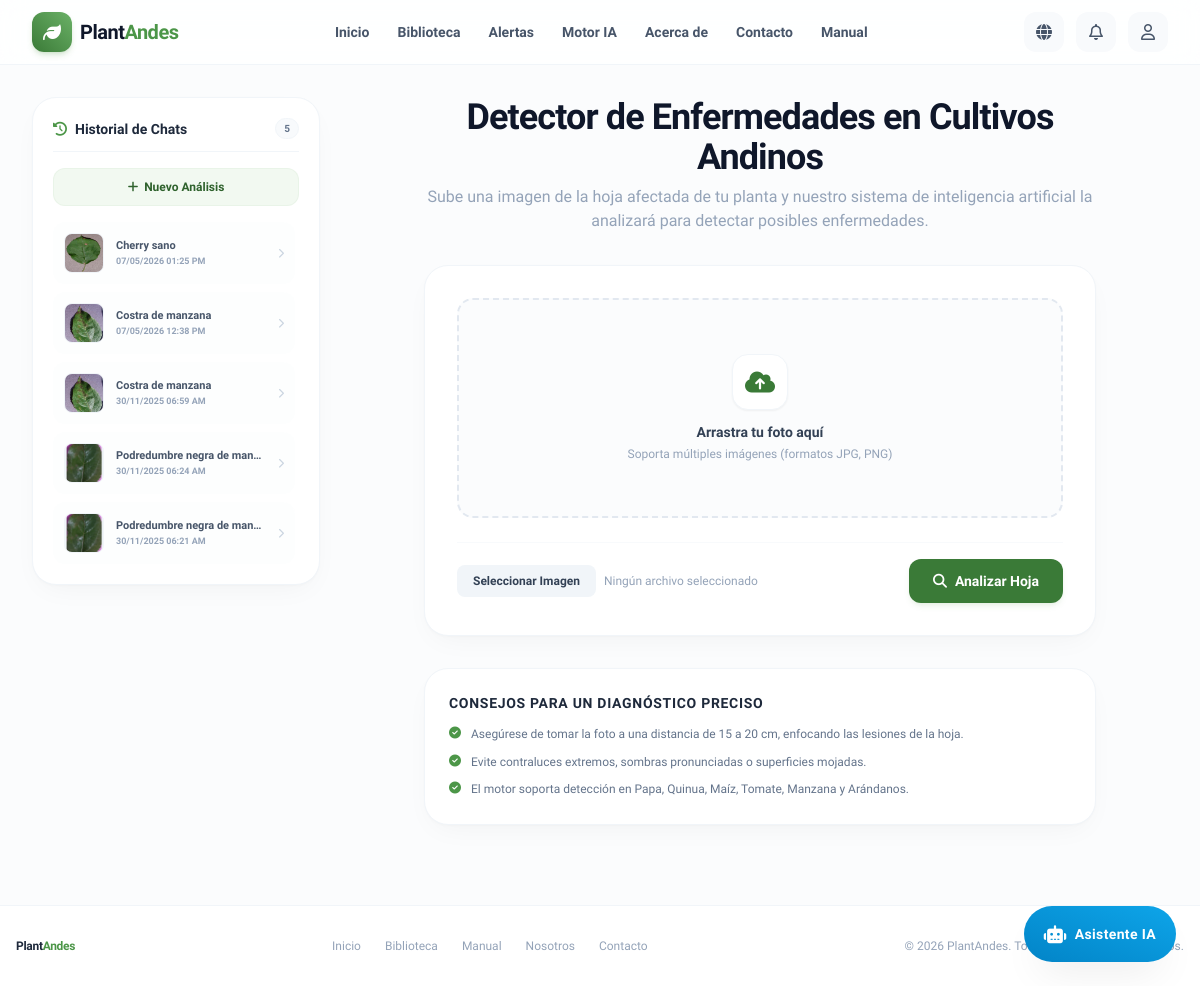
The page /index (signed in) on the database as committed earlier.
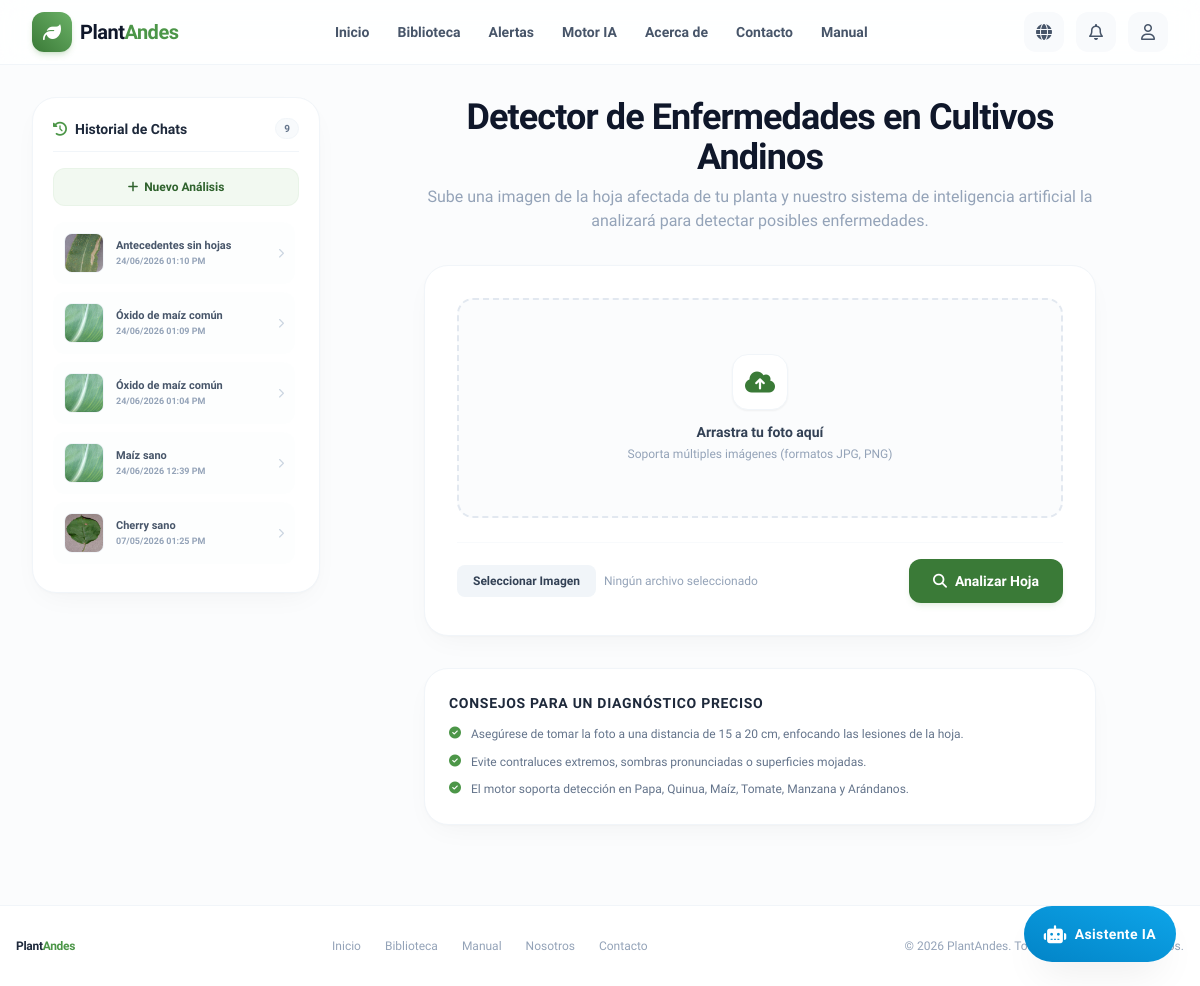
The same page on the database as committed later.
### models.py (models this page shows)
class Diagnosis(db.Model):
    id = db.Column(db.Integer, primary_key=True)
    user_id = db.Column(db.Integer, db.ForeignKey('user.id'), nullable=False)
    image_path = db.Column(db.String(255), nullable=False)
    disease_name = db.Column(db.String(100), nullable=False)
    probability = db.Column(db.Float, nullable=False)
    created_at = db.Column(db.DateTime, default=db.func.current_timestamp())
    notes = db.Column(db.Text, nullable=True)
    severity = db.Column(db.String(50), nullable=True)
    image_quality_score = db.Column(db.Float, nullable=True)
    feedback_rating = db.Column(db.Integer, nullable=True)
    feedback_comment = db.Column(db.Text, nullable=True)

### app.py (the view, shortened to what this page needs)
@app.route('/index', methods=['GET', 'POST'])
def ai_engine_page():
    previous_diagnoses = []
    selected_diagnosis = None
    display_results = None
    user_image = None
    chat_messages = []
    show_feedback = request.args.get('show_feedback') == '1'
    diag_id = request.args.get('diagnosis_id')
    if current_user.is_authenticated:
        previous_diagnoses = Diagnosis.query.filter_by(user_id=current_user.id).order_by(Diagnosis.created_at.desc()).all()
    return render_template('index.html',
                           results=display_results,
                           user_image=user_image,
                           new_diagnosis_id=selected_diagnosis.id if selected_diagnosis else None,
                           previous_diagnoses=previous_diagnoses,
                           chat_messages=chat_messages,
                           show_feedback_form=show_feedback)

### app.py (called while the page is built)
def get_locale():
    if 'language' in session and session['language'] in app.config['LANGUAGES']:
        return session['language']
    return request.accept_languages.best_match(app.config['LANGUAGES'].keys())

@event.listens_for(Engine, "connect")
def set_sqlite_pragma(dbapi_connection, connection_record):
    cursor = dbapi_connection.cursor()
    cursor.execute("PRAGMA foreign_keys=ON")
    cursor.close()

@app.template_filter('localtime')
def localtime_filter(utc_dt):
    if not utc_dt:
        return ""
    local_tz = pytz.timezone('America/Lima')
    local_dt = utc_dt.replace(tzinfo=pytz.utc).astimezone(local_tz)
    return local_dt.strftime('%d/%m/%Y %I:%M %p')

@app.context_processor
def inject_notifications():
    if current_user.is_authenticated:
        unread_notifications = Notification.query.filter_by(user_id=current_user.id, is_read=False).order_by(Notification.created_at.desc()).all()
        return dict(unread_notifications=unread_notifications)
    return dict(unread_notifications=[])

@login_manager.user_loader
def load_user(user_id):
    return User.query.get(int(user_id))

### templates/index.html (shortened to what the changed rows need)
{% extends 'base.html' %}
{% block content %}
<div class="flex flex-col lg:flex-row gap-6 md:gap-8 items-start relative max-w-7xl mx-auto w-full">
    {% if current_user.is_authenticated %}
    <div class="w-72 flex-shrink-0 bg-white border border-slate-100 rounded-3xl p-5 shadow-premium hidden lg:flex flex-col gap-4 sticky top-24 max-h-[calc(100vh-8rem)]">
        <div class="flex items-center justify-between pb-3 border-b border-slate-100">
            <h3 class="font-extrabold text-sm text-slate-800 flex items-center gap-2"><i class="fas fa-history text-brand-500"></i> {{ _('Historial de Chats') }}</h3>
            <span class="px-2 py-0.5 rounded-full text-[10px] font-bold bg-slate-50 text-slate-500 border border-slate-100">{{ previous_diagnoses|length }}</span>
        </div>
        <a href="{{ url_for('ai_engine_page') }}" class="w-full py-2.5 bg-brand-50 hover:bg-brand-100 text-brand-700 hover:text-brand-800 text-xs font-bold rounded-xl transition-all flex items-center justify-center gap-1.5 border border-brand-100/50">
            <i class="fas fa-plus"></i> {{ _('Nuevo Análisis') }}
        </a>
        <div class="flex-grow overflow-y-auto flex flex-col gap-2 pr-1 custom-scrollbar max-h-[350px]">
            {% for diag in previous_diagnoses %}
                {% set is_selected = new_diagnosis_id == diag.id %}
                <a href="{{ url_for('ai_engine_page', diagnosis_id=diag.id) }}" class="flex items-center gap-3 p-2.5 rounded-xl transition-all border group text-left {% if is_selected %}bg-brand-50/50 border-brand-100 text-brand-700{% else %}bg-slate-50/30 hover:bg-slate-50 border-transparent text-slate-600 hover:text-slate-900{% endif %}">
                    <div class="w-10 h-10 rounded-lg overflow-hidden border border-slate-100 flex-shrink-0 bg-slate-100">
                        <img src="{{ url_for('static', filename=diag.image_path) }}" alt="{{ diag.disease_name }}" class="w-full h-full object-cover">
                    </div>
                    <div class="flex-grow min-w-0">
                        <p class="text-[11px] font-bold truncate leading-snug">{{ diag.disease_name }}</p>
                        <span class="text-[9px] text-slate-400 font-semibold block mt-0.5">{{ diag.created_at|localtime }}</span>
                    </div>
                    <i class="fas fa-chevron-right text-[10px] text-slate-300 group-hover:text-brand-500 group-hover:translate-x-0.5 transition-all"></i>
                </a>
            {% else %}
                <div class="py-12 text-center text-slate-400 text-xs flex flex-col items-center gap-2">
                    <i class="fas fa-folder-open text-xl text-slate-300"></i>
                    <span>No tienes diagnósticos previos.</span>
                </div>
            {% endfor %}
        </div>
    </div>
    {% endif %}
    <div class="flex-grow min-w-0 flex flex-col gap-6 md:gap-8 w-full">
        {% if not results %}
            <div class="text-center max-w-2xl mx-auto w-full">
                <h1 class="text-2xl sm:text-4xl font-extrabold text-slate-900 tracking-tight">{{ _('Detector de Enfermedades en Cultivos Andinos') }}</h1>
            </div>
            <div class="bg-white rounded-3xl border border-slate-100 p-6 shadow-premium max-w-2xl w-full mx-auto">
                <h2 class="text-sm font-extrabold text-slate-800 uppercase tracking-wider mb-3">{{ _('Consejos para un diagnóstico preciso') }}</h2>
            </div>
        {% endif %}
    </div>
</div>
{% endblock %}

Rows that differ between the two databases and show on the page:
no longer on this page (row unchanged): Diagnosis: image_path (picture), disease_name "Costra de manzana", created_at "07/05/2026 12:38 PM"
no longer on this page (row unchanged): Diagnosis: image_path (picture), disease_name "Costra de manzana", created_at "30/11/2025 06:59 AM"
no longer on this page (row unchanged): Diagnosis: image_path (picture), disease_name "Podredumbre negra de man…", created_at "30/11/2025 06:24 AM"
no longer on this page (row unchanged): Diagnosis: image_path (picture), disease_name "Podredumbre negra de man…", created_at "30/11/2025 06:21 AM"
added Diagnosis: image_path (picture), disease_name "Antecedentes sin hojas", created_at "24/06/2026 01:10 PM"
added Diagnosis: image_path (picture), disease_name "Óxido de maíz común", created_at "24/06/2026 01:09 PM"
added Diagnosis: image_path (picture), disease_name "Óxido de maíz común", created_at "24/06/2026 01:04 PM"
added Diagnosis: image_path (picture), disease_name "Maíz sano", created_at "24/06/2026 12:39 PM"
Other text that changed with them:
{{ previous_diagnoses|length }}: "5" → "9"
